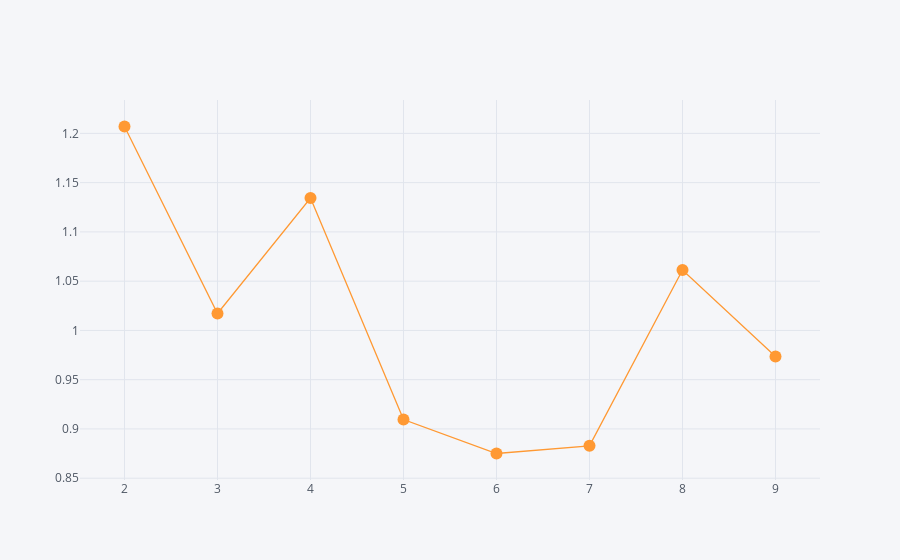

The notebook cell saved with this chart:
### Code cell
configure_plotly_browser_state()
df_cl[["db"]].iplot(mode="markers+lines")

### Figure 1 — Plotly figure (JSON) as saved in the notebook; plotly's stock layout.template omitted (floating-point values rounded to 4 significant figures)
{"data": [{"line": {"color": "rgba(255, 153, 51, 1.0)", "dash": "solid", "shape": "linear", "width": 1.3}, "marker": {"size": 12, "symbol": "circle"}, "mode": "markers+lines", "name": "db", "text": "", "x": [2, 3, 4, 5, 6, 7, 8, 9], "y": [1.207, 1.017, 1.134, 0.9095, 0.8751, 0.8829, 1.061, 0.9735], "type": "scatter"}], "layout": {"legend": {"bgcolor": "#F5F6F9", "font": {"color": "#4D5663"}}, "paper_bgcolor": "#F5F6F9", "plot_bgcolor": "#F5F6F9", "title": {"font": {"color": "#4D5663"}}, "xaxis": {"gridcolor": "#E1E5ED", "showgrid": true, "tickfont": {"color": "#4D5663"}, "title": {"font": {"color": "#4D5663"}, "text": ""}, "zerolinecolor": "#E1E5ED"}, "yaxis": {"gridcolor": "#E1E5ED", "showgrid": true, "tickfont": {"color": "#4D5663"}, "title": {"font": {"color": "#4D5663"}, "text": ""}, "zerolinecolor": "#E1E5ED"}}}
